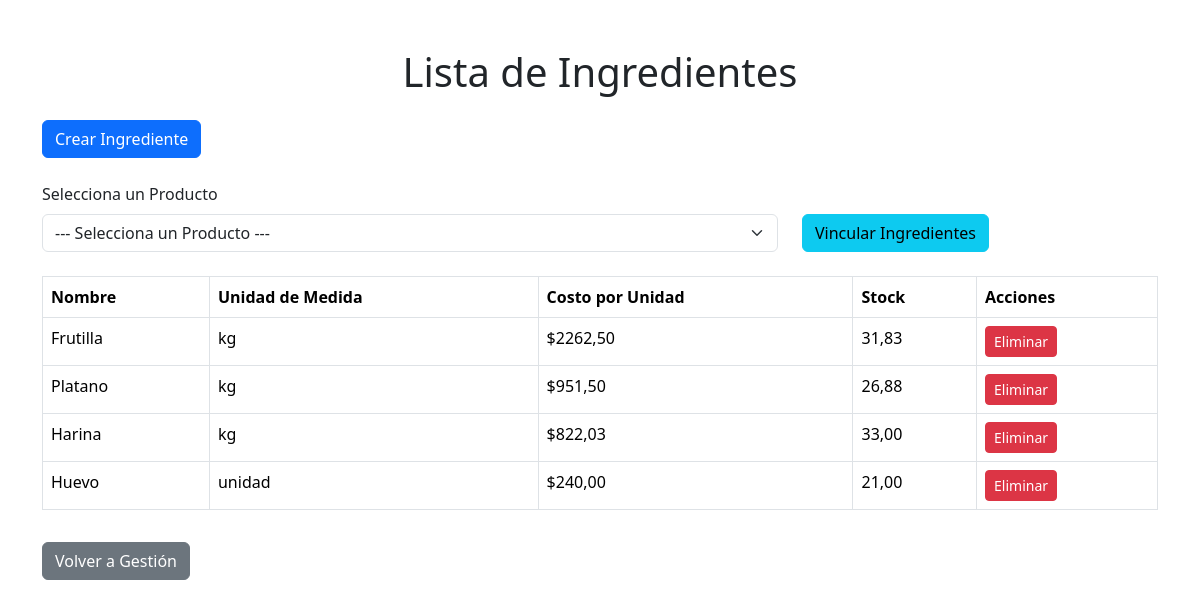
/gestion/ingredientes/ (signed in), run on the app's committed database.
### myapp/models.py (models this page shows, shortened)
class Ingrediente(models.Model):
    CATEGORIAS = [
        ('base', 'Base'),          # Ingredientes básicos, como harina o leche.
        ('adicional', 'Adicional')  # Ingredientes adicionales, como frutas o toppings.
    ]
    nombre = models.CharField(max_length=50, unique=True)  # Nombre único del ingrediente.
    unidad_medida = models.CharField(                     # Unidad en la que se mide.
        max_length=20,
        choices=[
            ('kg', 'Kilogramo'),
            ('litro', 'Litro'),
            ('unidad', 'Unidad'),
        ],
        default='unidad'
    )
    costo_por_unidad = models.DecimalField(               # Costo promedio ponderado del ingrediente.
        max_digits=10,
        decimal_places=2,
        default=0.0,
        editable=False  # No se modifica directamente por el usuario.
    )
    stock_actual = models.DecimalField(                   # Cantidad actual en stock.
        max_digits=10,
        decimal_places=2,
        default=0.0
    )
    categoria = models.CharField(                         # Clasificación del ingrediente.
        max_length=20,
        choices=CATEGORIAS,
        default='adicional'
    )

### myapp/views.py (the view)
# urls.py: path('gestion/ingredientes/', views.lista_ingredientes, name='lista_ingredientes'),
@login_required
def lista_ingredientes(request):
    productos = Producto.objects.all()
    ingredientes = Ingrediente.objects.all()
    producto_id = request.GET.get('producto_id')  # Extraer producto_id de los parámetros GET
    if producto_id:
        try:
            producto_id = int(producto_id)  # Asegurar que sea un entero válido
        except ValueError:
            producto_id = None
    return render(request, 'lista_ingredientes.html', {
        'productos': productos,
        'ingredientes': ingredientes,
        'producto_id': producto_id,
    })

### myapp/templates/lista_ingredientes.html (shortened to what this page needs)
<!DOCTYPE html>
<html lang="es">
<head>
    <link rel="stylesheet" href="https://cdn.jsdelivr.net/npm/bootstrap@5.3.3/dist/css/bootstrap.min.css">
</head>
<body>
    <div class="container mt-5">
        <h1 class="text-center mb-4">Lista de Ingredientes</h1>
        <a href="{% url 'crear_ingrediente' %}" class="btn btn-primary mb-4">Crear Ingrediente</a>
        <form method="GET" id="vincularForm">
            <div class="row">
                <div class="col-md-8">
                    <label for="producto_id" class="form-label">Selecciona un Producto</label>
                    <select name="producto_id" id="producto_id" class="form-select" required>
                        <option value="" selected>--- Selecciona un Producto ---</option>
                    </select>
                </div>
                <div class="col-md-4 d-flex align-items-end">
                    <button type="button" id="vincularButton" class="btn btn-info">Vincular Ingredientes</button>
                </div>
            </div>
        </form>
        <table class="table table-bordered mt-4">
            <thead>
                <tr>
                    <th>Nombre</th>
                    <th>Unidad de Medida</th>
                    <th>Costo por Unidad</th>
                    <th>Stock</th>
                    <th>Acciones</th>
                </tr>
            </thead>
            <tbody>
                {% for ingrediente in ingredientes %}
                <tr>
                    <td>{{ ingrediente.nombre }}</td>
                    <td>{{ ingrediente.unidad_medida }}</td>
                    <td>${{ ingrediente.costo_por_unidad|floatformat:2 }}</td>
                    <td>{{ ingrediente.stock_actual }}</td>
                    <td>
                        <form method="POST" action="{% url 'eliminar_ingrediente_general' ingrediente.id %}" style="display: inline-block;">
                            <button type="submit" class="btn btn-danger btn-sm">Eliminar</button>
                        </form>
                    </td>
                </tr>
                {% empty %}
                <tr>
                    <td colspan="5" class="text-center">No hay ingredientes registrados.</td>
                </tr>
                {% endfor %}
            </tbody>
        </table>
        <a href="{% url 'gestion' %}" class="btn btn-secondary mt-3">Volver a Gestión</a>
    </div>
</body>
</html>

### data on the page
Ingrediente: nombre "Frutilla", unidad_medida "kg", costo_por_unidad "2262,50", stock_actual "31,83"
Ingrediente: nombre "Platano", unidad_medida "kg", costo_por_unidad "951,50", stock_actual "26,88"
Ingrediente: nombre "Harina", unidad_medida "kg", costo_por_unidad "822,03", stock_actual "33,00"
Ingrediente: nombre "Huevo", unidad_medida "unidad", costo_por_unidad "240,00", stock_actual "21,00"
